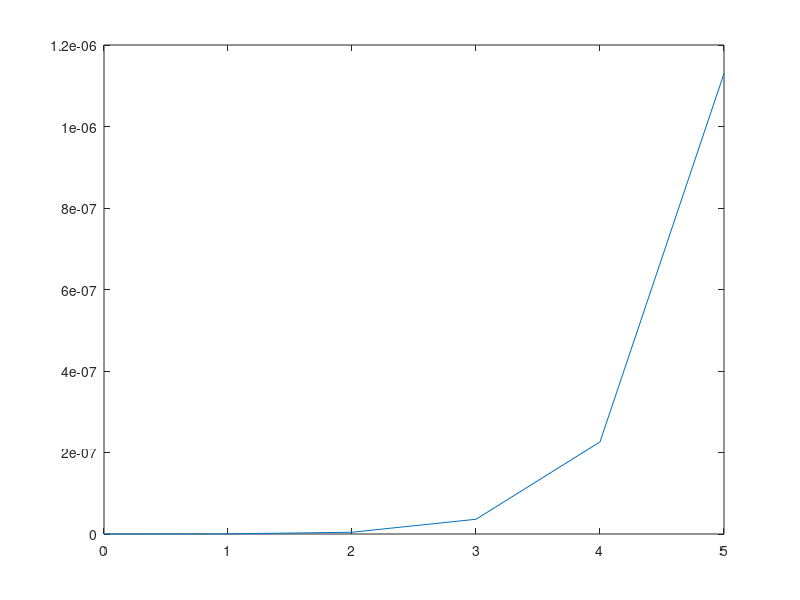

Recreate this plot in MATLAB.
n = input("n= ");
p = input("p= ");
lambda = n*p;
k = 0:n;
p1 = poisspdf(k, lambda);
p2 = binopdf(k, n, p);
plot(k, p1, k, p2);
